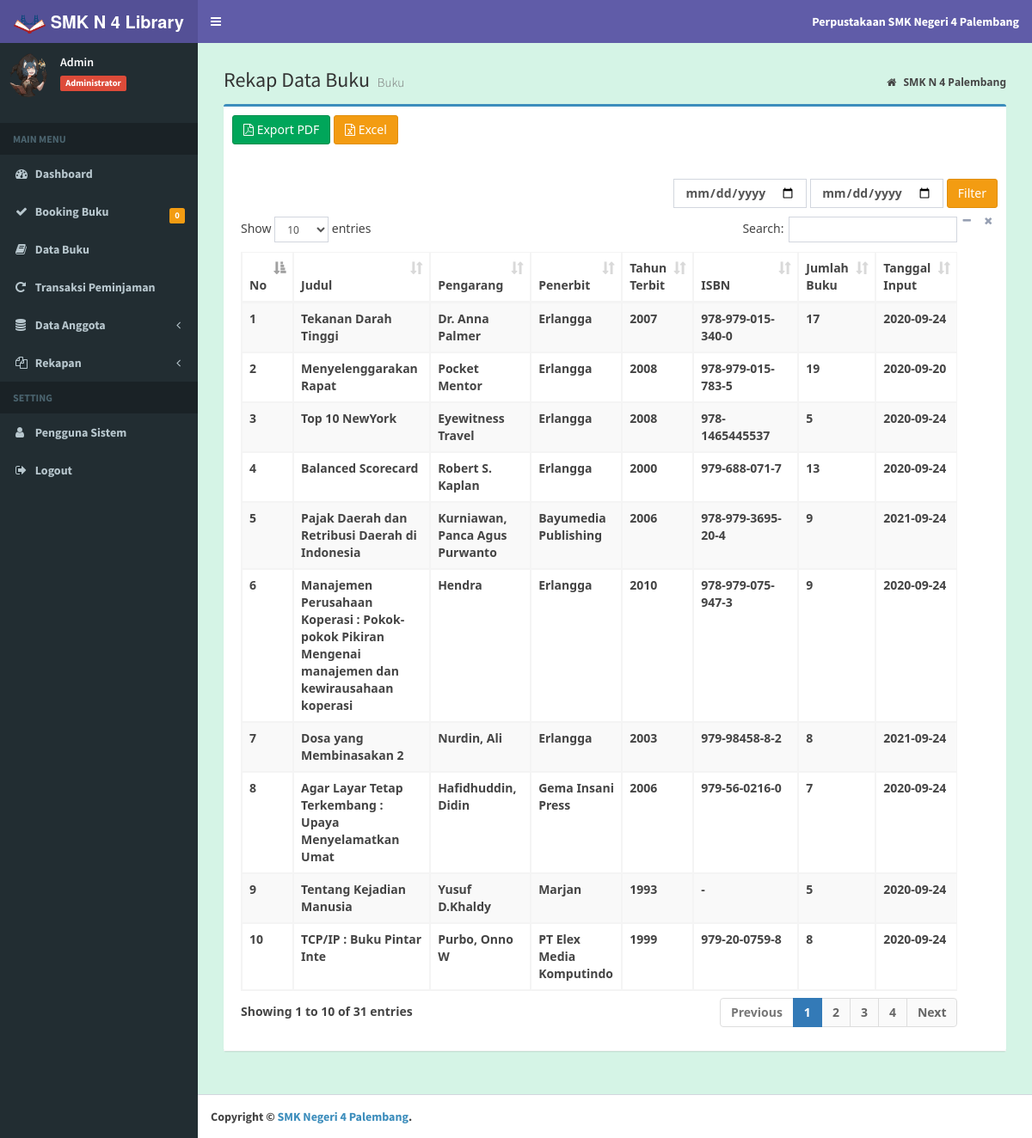
The app's page /index.php?hal=laporanbuku (signed in) with its own data.
### tables this page shows
CREATE TABLE `tb_buku` (
  `id_buku` int(11) NOT NULL,
  `judul_buku` varchar(250) NOT NULL,
  `pengarang` varchar(100) NOT NULL,
  `penerbit` varchar(150) NOT NULL,
  `th_terbit` varchar(5) NOT NULL,
  `isbn` varchar(20) NOT NULL,
  `jumlah_buku` int(5) NOT NULL,
  `tgl_input` date NOT NULL
);

### admin/laporan/laporan buku/laporanbuku.php (the view)
<section class="content-header">
	<h1>
		Rekap Data Buku
		<small> Buku</small>
	</h1>
	<ol class="breadcrumb">
		<li>
			<a href="index.php?hal=dashboard">
				<i class="fa fa-home"></i>
				<b>SMK N 4 Palembang</b>
			</a>
		</li>
	</ol>
</section>
<section class="content">
	<div class="box box-primary">
		<div class="box-header with-border">
			<a href="export/pdfbuku.php" title="Tambah Data" class="btn btn-success">
				<i class="fa fa-file-pdf-o"></i>  Export PDF</a>
			<a href="export/excelbuku.php" title="Tambah Data" class="btn btn-warning">
				<i class="fa fa-file-excel-o"></i>  Excel</a>
				<br><br><br>
				<div class="col text-right">
				<form method="post" class="form-inline">
					<input type="date" name="tgl_mulai" class="form-control">
					<input type="date" name="tgl_selesai" class="form-control ml-3">
					<button type="submit" name="filter_tgl" class="btn btn-warning ml-3">Filter</button>
				</form>
			<div class="box-tools pull-right">
				<button type="button" class="btn btn-box-tool" data-widget="collapse">
					<i class="fa fa-minus"></i>
				</button>
				<button type="button" class="btn btn-box-tool" data-widget="remove">
					<i class="fa fa-remove"></i>
				</button>
			</div>
		</div>
		<div class="box-body">
			<div class="table-responsive">
				<table id="example1" class="table table-bordered table-striped">
					<thead>
					<tr>
                            <th>No</th>
                            <th>Judul</th>
                            <th>Pengarang</th>
                            <th>Penerbit</th>
                            <th>Tahun Terbit</th>
                            <th>ISBN</th>
                            <th>Jumlah Buku</th>
                            <th>Tanggal Input</th>
                        </tr>
                    </thead>
                <tbody>
			<?php
				include "koneksi/koneksi.php";
				if(isset($_POST['filter_tgl'])){
					$mulai = $_POST['tgl_mulai'];
					$selesai = $_POST['tgl_selesai'];
					if($mulai != null || $selesai != null){
						$query =mysqli_query($koneksi,"SELECT * from tb_buku where tgl_input BETWEEN '$mulai' and DATE_ADD('$selesai',INTERVAL 1 DAY) order by id_buku DESC");
					}else{
						$query = mysqli_query($koneksi,"SELECT * from tb_buku");
					}
				}else{
					$query =mysqli_query($koneksi,"SELECT * from tb_buku");
				}
				$no = 1;
				while($row =mysqli_fetch_assoc($query)) {
			?>
						<tr>
							<td><?=$no++;?></td>
							<td><?=$row['judul_buku'];?></td>
							<td><?=$row['pengarang'];?></td>
							<td><?=$row['penerbit'];?></td>
							<td><?=$row['th_terbit'];?></td>
							<td><?=$row['isbn'];?></td>
							<td><?=$row['jumlah_buku'];?></td>
							<td><?=$row['tgl_input'];?></td>
						</tr>
						<?php
                  }
                ?>
					</tbody>
				</table>
			</div>
		</div>
	</div>
</section>

### records on screen
tb_buku: judul_buku "Tekanan Darah Tinggi", pengarang "Dr. Anna Palmer", penerbit "Erlangga", th_terbit "2007", isbn "978-979-015-340-0", jumlah_buku "17", tgl_input "2020-09-24"
tb_buku: judul_buku "Menyelenggarakan Rapat", pengarang "Pocket Mentor", penerbit "Erlangga", th_terbit "2008", isbn "978-979-015-783-5", jumlah_buku "19", tgl_input "2020-09-20"
tb_buku: judul_buku "Top 10 NewYork", pengarang "Eyewitness Travel", penerbit "Erlangga", th_terbit "2008", isbn "978-1465445537", jumlah_buku "5", tgl_input "2020-09-24"
tb_buku: judul_buku "Balanced Scorecard", pengarang "Robert S. Kaplan", penerbit "Erlangga", th_terbit "2000", isbn "979-688-071-7", jumlah_buku "13", tgl_input "2020-09-24"
tb_buku: judul_buku "Pajak Daerah dan Retribusi Daerah di Indonesia", pengarang "Kurniawan, Panca Agus Purwanto", penerbit "Bayumedia Publishing", th_terbit "2006", isbn "978-979-3695-20-4", jumlah_buku "9", tgl_input "2021-09-24"
tb_buku: judul_buku "Manajemen Perusahaan Koperasi : Pokok-pokok Pikiran Mengenai manajemen dan kewirausahaan koperasi", pengarang "Hendra", penerbit "Erlangga", th_terbit "2010", isbn "978-979-075-947-3", jumlah_buku "9", tgl_input "2020-09-24"
tb_buku: judul_buku "Dosa yang Membinasakan 2", pengarang "Nurdin, Ali", penerbit "Erlangga", th_terbit "2003", isbn "979-98458-8-2", jumlah_buku "8", tgl_input "2021-09-24"
tb_buku: judul_buku "Agar Layar Tetap Terkembang : Upaya Menyelamatkan Umat", pengarang "Hafidhuddin, Didin", penerbit "Gema Insani Press", th_terbit "2006", isbn "979-56-0216-0", jumlah_buku "7", tgl_input "2020-09-24"
tb_buku: judul_buku "Tentang Kejadian Manusia", pengarang "Yusuf D.Khaldy", penerbit "Marjan", th_terbit "1993", isbn "-", jumlah_buku "5", tgl_input "2020-09-24"
tb_buku: judul_buku "TCP/IP : Buku Pintar Inte", pengarang "Purbo, Onno W", penerbit "PT Elex Media Komputindo", th_terbit "1999", isbn "979-20-0759-8", jumlah_buku "8", tgl_input "2020-09-24"

### other values on screen
$data_nama "Admin"
$data_level "Administrator"
$booking "0"
